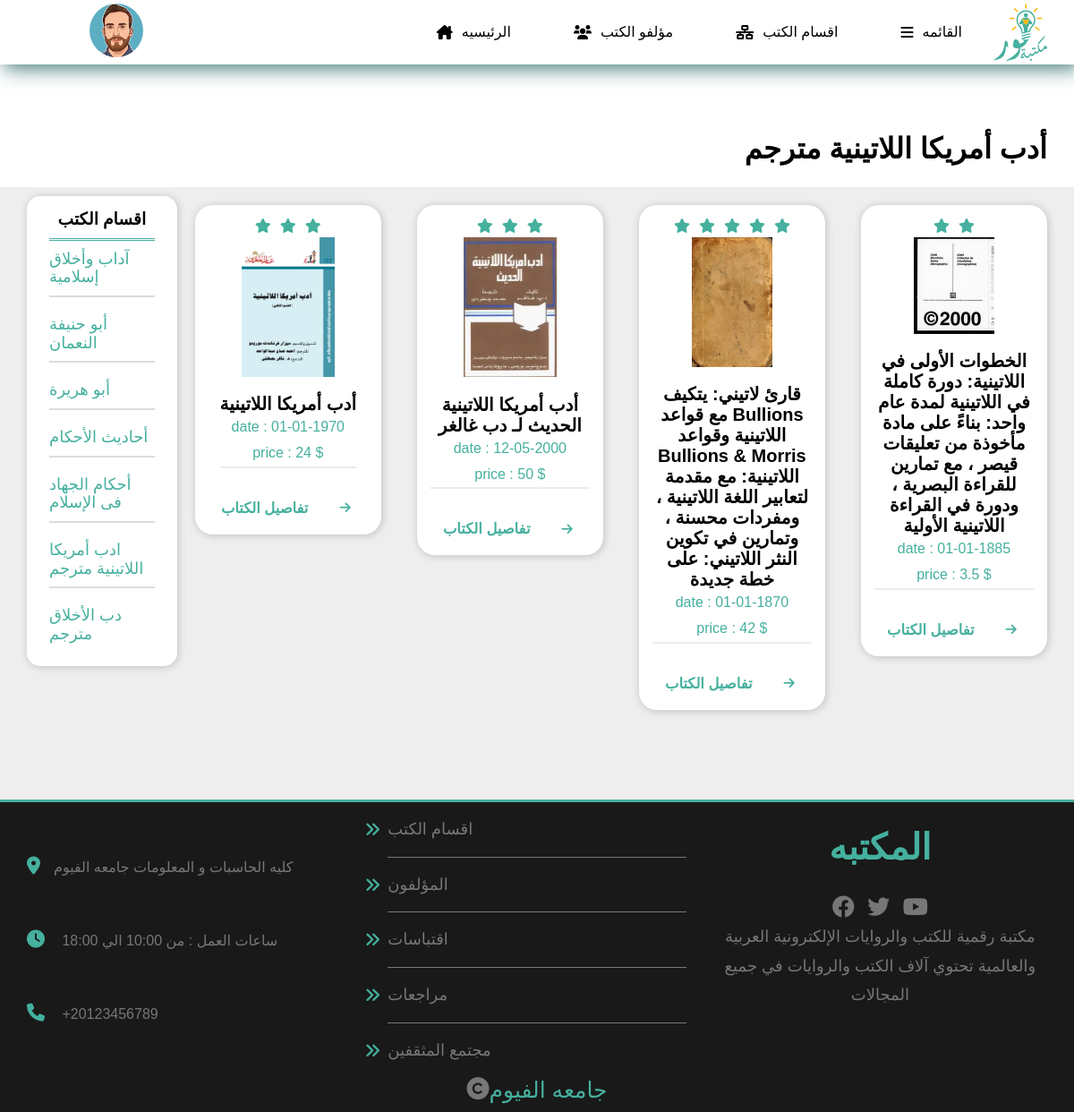
The app's page /Latin_American_literature_translated with its own data.
### tables this page shows
CREATE TABLE "Sections_parts" (
	"id_sec"	int FOREIGNKEY,
	"part_sections"	varchar(255) NOT NULL,
	FOREIGN KEY("id_sec") REFERENCES "Customers"("sec_i")
);

CREATE TABLE "books" (
	"Book_id"	int IDENTITY(100, 1),
	"book_name"	varchar(255),
	"link"	char(100),
	"rate"	int,
	"book_date"	VARCHAR(255),
	"price"	INTEGER,
	"Description"	varchar(1000),
	"author_id"	int FOREIGNKEY,
	"link_book"	BLOB,
	"quantity_book"	INTEGER,
	PRIMARY KEY("Book_id"),
	FOREIGN KEY("author_id") REFERENCES "Authors"("author_id")
);

### app.py (the view)
@app.route('/Latin_American_literature_translated')
def Latin_American_literature_translated() :
    con=get_db().cursor()
    con.execute("select part_sections from Sections_parts limit 7;  ")
    data=con.fetchall()
    con.execute('select * from books where author_id=6')
    rows=con.fetchall()
    con.close()
    return render_template('Latin_American_literature_translated.html',data=data ,rows=rows)

### database.py (called while the page is built)
def get_db() :
    con=sqlite3.connect("tables.sqlite")
    con.row_factory=sqlite3.Row
    return con

### templates/Latin_American_literature_translated.html (shortened to what this page needs)
<!DOCTYPE html>
<html>
<head>
    <link rel="stylesheet" href="../../CSS/all.min.css">
    <link rel="stylesheet" href="../../CSS/pages.css">
    <link rel="stylesheet" href="../../CSS/normalize.css">
    <link rel="stylesheet" href="{{url_for('static', filename= 'css/all.min_page_sections_quotations.css')}}">
    <link rel="stylesheet" href="{{url_for('static', filename= 'css/pages.css')}}">
    <link rel="stylesheet" href="{{url_for('static', filename= 'css/normalize_page_sections_quotations.css')}}">
    <link rel="stylesheet" href="{{url_for('static' , filename='css/all.min_main_details.css')}}">
    <link rel="stylesheet" href="{{url_for('static' , filename='css/normalize__main_details.css')}}">
    <link rel="stylesheet" href="{{url_for('static' , filename='css/style__main_details.css')}}">
</head>
<body>
    <div class="header">
        <div class="container">
            <div class="settings">
                <img class='avatar' src="/static/upload/images/avatar-05.png" alt="logo">
            </div>
            <ul class="main-nav">
                <li class="hid"><a href="{{url_for('home_pages')}}"> <i
                            class="fa-solid fa-house-chimney"></i>الرئيسيه</a>
                </li>
                <li class="hid"> <a href="{{url_for('authors_page')}}"><i class="fa-sharp fa-solid fa-users"></i>مؤلفو
                        الكتب </a> </li>
                <li class="hid"><a href="{{url_for('sections_page')}}"><i class="fa-solid fa-network-wired"></i>اقسام
                        الكتب</a> </li>
                <li class="spec">
                    <a class="mainLink" href="#" id="test"> <i class="fa-solid fa-bars"></i>القائمه</a>
                </li>
                <a href="{{url_for('home_pages')}}" class="logo"> <img src="/static/upload/images/main.svg" style="width: 60px;
                    margin: 20px auto;" alt="logo"></a>
        </div>
    </div>
    <h1 class="adders" style="text-align: right;margin-right: 30px; line-height:1.3;margin-top: 74px;">أدب أمريكا
        اللاتينية مترجم</h1>
    <div class="content">
        <div class="container">
            <div class="sidebar">
                <h3>اقسام الكتب</h3>
                <ul>
                    {% for row in data %}
                    <li>{{row.part_sections}}</li>
                    {% endfor %}
                </ul>
            </div>
            <div class="mainContent">
                <div class="books">
                    {% for row in rows %}
                    <div class="card">
                        <div class="rate">
                            {% for x in range(0 ,row.rate) %}
                            <i class="fa-sharp fa-solid fa-star"></i>
                            {% endfor %}
                        </div>
                        <div class="image">
                            <img src="{{url_for('static', filename= 'upload/images/' + row.link)}}" alt="logo">
                        </div>
                        <div class="text">
                            <h2>{{row.book_name}}</h2>
                            <p>date : {{row.book_date}}</p>
                            <p>price : {{row.price}} $</p>
                        </div>
                        <a href="{{url_for('Details_of_books' , id_book=row.book_id)}}">
                        <div class="info">
                            <h3>تفاصيل الكتاب</h3>
                            <i class="fa-solid fa-arrow-right"></i>
                        </div>
                    </a>
                    </div>
                    {% endfor %}
                </div>
            </div>
        </div>
    </div>
    <div class="footer">
        <div class="container">
            <div class="box third">
                <div class="adress">
                    <p> <i class="fa-solid fa-location-dot"></i>كليه الحاسبات و المعلومات جامعه الفيوم</p>
                </div>
                <div class="time">
                    <p>
                        <i class="fa-solid fa-clock"></i>
                        ساعات العمل : من 10:00 الي 18:00
                    </p>
                </div>
                <div class="phone">
                    <p><i class="fa-solid fa-phone"></i>
                        +20123456789</p>
                </div>
            </div>
            <div class="box Second">
                <ul>
                    <li>اقسام الكتب</li>
                    <li>المؤلفون</li>
                    <li>اقتباسات</li>
                    <li>مراجعات</li>
                    <li>مجتمع المثقفين</li>
                </ul>
            </div>
            <div class="box first">
                <h1>المكتبه</h1>
                <div class="social">
                    <i class="fa-brands fa-facebook"></i>
                    <i class="fa-brands fa-twitter"></i>
                    <i class="fa-brands fa-youtube"></i>
                </div>
                <p> مكتبة رقمية للكتب والروايات الإلكترونية العربية والعالمية تحتوي آلاف الكتب والروايات في جميع
                    المجالات
                </p>
            </div>
        </div>
        <p class="rights">
            <i class="fa-solid fa-copyright"></i>
            <span>جامعه الفيوم</span>
        </p>
    </div>
</body>
</html>

### myproject/static/css/pages.css (style rules this page uses)
:root { --main-color:#45b09e; --main-color-alt: #326d6cde; --main-transition: 0.3s; --main-padding-top: 100px; --main-padding-bottom: 100px; }
* { box-sizing: border-box; padding: 0; margin: 0; }
html { scroll-behavior: smooth; }
body { font-family: 'Open Sans', sans-serif; font-family: 'Work Sans', sans-serif; }
a { color: #45b09e; text-decoration: none; }
ul { list-style: none; }
.container { padding-left: 15px; padding-right: 15px; margin-left: auto; margin-right: auto; }
@media (min-width:768px) { .container { width: 750px; } }
@media (min-width:992px) { .container { width: 970px; } }
@media (min-width:1200px) { .container { width: 1170px; } }
.header { background-color: white; box-shadow: 0 0 10px #ddd; position: relative; box-shadow:5px 5px 20px var(--main-color-alt) ; }
.header .container { display: flex; justify-content: space-between; align-items: center; flex-wrap: wrap; position: relative; }
.header .container .settings { width: fit-content; text-align: center; }
.header .container .settings .avatar { width: 30%; border-radius: 30px; }
.header .logo { color: var(--main-color); font-weight: 700; font-size: 25px; height: 72px; display: flex; justify-content: center; align-items: center; }
.header .main-nav { display: flex; }
.main-nav>li>a { display: flex; justify-content: center; align-items: center; height: 72px; position: relative; color: black; padding: 0 35px; transition: var(--main-transition); overflow: hidden; }
.main-nav>li>a::before { content: ""; position: absolute; width: 100%; height: 4px; top: 0; left: -100%; background-color: var(--main-color); transition: var(--main-transition); }
.main-nav li a i { padding-right: 10px; }
.content { background-color: #eee; padding-top: 10px; }
.content .container { display: flex; gap: 20px; }
.sidebar { background-color: white; box-shadow: 1px 1px 10px rgb(0 0 0 / 20%); padding: 15px 25px; height:max-content; position: sticky; top: 10px; border-radius: 15px; }
.sidebar h3 { padding-bottom: 10px; text-align: center; border-bottom: 3px double var(--main-color); }
.sidebar ul { display: flex; flex-direction: column; gap: 10px; color: var(--main-color); font-size: 18px; }
.sidebar ul li { transition: var(--main-transition); padding: 10px 0; }
.sidebar ul li:not(:last-child) { border-bottom: 2px solid #DCDCDC; }
.mainContent { flex-grow: 2; display: flex; flex-direction: column; justify-content: space-between; }
.books { padding-top: 10px; padding-bottom: var(--main-padding-top); display: grid; grid-template-columns: repeat(auto-fill, minmax(200px, 1fr)); gap: 40px; }
.card .image img { width: 50%; }
.books .card { transition: 0.5s; box-shadow: 1px 1px 10px rgb(0 0 0 / 20%); border-radius: 20px; overflow: hidden; display: flex; flex-direction: column; justify-content: center; align-items: center; text-align: center; height: fit-content; background-color: white; }
.card .rate { padding-top: 10px; display: flex; justify-content: center; color: var(--main-color); }
.card .rate i { margin: 5px; }
.card .text { margin: 15px; border-bottom: 2px solid #ececec; text-align: center; }
.card .text h2 { font-weight: bold; font-size: 20px; }
.card .text p { color: var(--main-color); line-height: 1.8; }
.card .info { display: flex; justify-content: space-between; align-items: center; color: var(--main-color); font-size: 14px; }
.card .info h3 { margin: 20px 15px; }
.card .info i { margin: 15px 20px; transition: 0.3s; animation: anim-arr 0.5s infinite linear; }

### records on screen
Sections_parts: part_sections "آداب وأخلاق إسلامية"
Sections_parts: part_sections "أبو حنيفة النعمان"
Sections_parts: part_sections "أبو هريرة"
Sections_parts: part_sections "أحاديث الأحكام"
Sections_parts: part_sections "أحكام الجهاد فى الإسلام"
Sections_parts: part_sections "ادب أمريكا اللاتينية مترجم"
Sections_parts: part_sections "دب الأخلاق مترجم"
books: rate 3 (drawn), link (picture), book_name "أدب أمريكا اللاتينية", book_date "01-01-1970", price "24"
books: rate 3 (drawn), link (picture), book_name "أدب أمريكا اللاتينية الحديث لـ دب غالغر", book_date "12-05-2000", price "50"
books: rate 5 (drawn), link (picture), book_name "قارئ لاتيني: يتكيف مع قواعد Bullions اللاتينية وقواعد Bullions & Morris اللاتينية: مع مقدمة لتعابير اللغة اللاتينية ، ومفردات محسنة ، وتمارين في تكوين النثر اللاتيني: على خطة جديدة", book_date "01-01-1870", price "42"
books: rate 2 (drawn), link (picture), book_name "الخطوات الأولى في اللاتينية: دورة كاملة في اللاتينية لمدة عام واحد: بناءً على مادة مأخوذة من تعليقات قيصر ، مع تمارين للقراءة البصرية ، ودورة في القراءة اللاتينية الأولية", book_date "01-01-1885", price "3.5"
